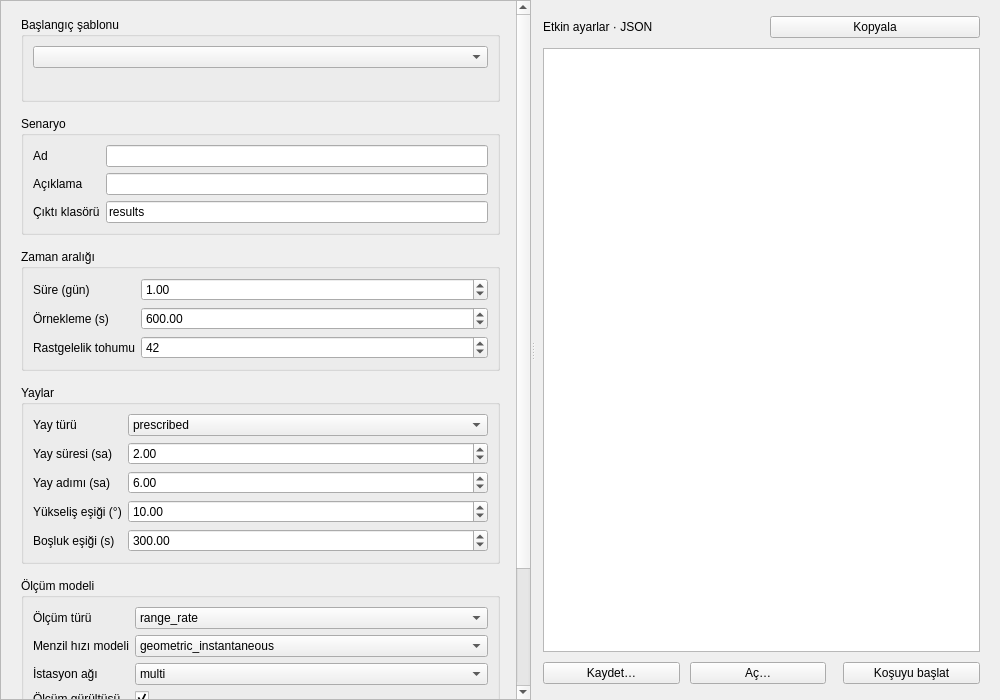
<?xml version="1.0" encoding="UTF-8"?>
<ui version="4.0">
 <class>ScenarioBuilderPage</class>
 <widget class="QWidget" name="ScenarioBuilderPage">
  <property name="geometry">
   <rect><x>0</x><y>0</y><width>1000</width><height>700</height></rect>
  </property>
  <layout class="QHBoxLayout" name="mainLayout">
   <property name="spacing"><number>0</number></property>
   <property name="leftMargin"><number>0</number></property>
   <property name="topMargin"><number>0</number></property>
   <property name="rightMargin"><number>0</number></property>
   <property name="bottomMargin"><number>0</number></property>
   <item>
    <widget class="QSplitter" name="splitter">
     <property name="orientation"><enum>Qt::Horizontal</enum></property>
     <widget class="QScrollArea" name="formScroll">
      <property name="widgetResizable"><bool>true</bool></property>
      <property name="minimumWidth"><number>380</number></property>
      <property name="maximumWidth"><number>520</number></property>
      <widget class="QWidget" name="formContents">
       <layout class="QVBoxLayout" name="formLayout">
        <property name="spacing"><number>14</number></property>
        <property name="leftMargin"><number>20</number></property>
        <property name="topMargin"><number>16</number></property>
        <property name="rightMargin"><number>16</number></property>
        <property name="bottomMargin"><number>16</number></property>
        <item>
         <widget class="QGroupBox" name="presetsGroup">
          <property name="title"><string>Başlangıç şablonu</string></property>
          <layout class="QVBoxLayout" name="presetsLayout">
           <property name="spacing"><number>8</number></property>
           <item>
            <widget class="QComboBox" name="presetCombo">
             <property name="toolTip"><string>Hazır bir senaryo şablonuyla başlayın</string></property>
            </widget>
           </item>
           <item>
            <widget class="QLabel" name="presetDescLabel">
             <property name="text"><string></string></property>
             <property name="wordWrap"><bool>true</bool></property>
                         </widget>
           </item>
          </layout>
         </widget>
        </item>
        <item>
         <widget class="QGroupBox" name="identityGroup">
          <property name="title"><string>Senaryo</string></property>
          <layout class="QFormLayout" name="identityFormLayout">
           <item row="0" column="0"><widget class="QLabel" name="nameLabel"><property name="text"><string>Ad</string></property></widget></item>
           <item row="0" column="1"><widget class="QLineEdit" name="nameEdit"><property name="toolTip"><string>Çıktı dosya adlarında kullanılan kısa ad (harf, rakam, _ . -)</string></property></widget></item>
           <item row="1" column="0"><widget class="QLabel" name="descLabel"><property name="text"><string>Açıklama</string></property></widget></item>
           <item row="1" column="1"><widget class="QLineEdit" name="descEdit"></widget></item>
           <item row="2" column="0"><widget class="QLabel" name="outputDirLabel"><property name="text"><string>Çıktı klasörü</string></property></widget></item>
           <item row="2" column="1"><widget class="QLineEdit" name="outputDirEdit"><property name="text"><string>results</string></property></widget></item>
          </layout>
         </widget>
        </item>
        <item>
         <widget class="QGroupBox" name="timeGroup">
          <property name="title"><string>Zaman aralığı</string></property>
          <layout class="QFormLayout" name="timeFormLayout">
           <item row="0" column="0"><widget class="QLabel" name="durationLabel"><property name="text"><string>Süre (gün)</string></property></widget></item>
           <item row="0" column="1"><widget class="QDoubleSpinBox" name="durationSpin"><property name="minimum"><double>0.1</double></property><property name="maximum"><double>365.0</double></property><property name="singleStep"><double>0.5</double></property><property name="value"><double>1.0</double></property><property name="toolTip"><string>Benzetim süresi, gün</string></property></widget></item>
           <item row="1" column="0"><widget class="QLabel" name="stepLabel"><property name="text"><string>Örnekleme (s)</string></property></widget></item>
           <item row="1" column="1"><widget class="QDoubleSpinBox" name="stepSpin"><property name="minimum"><double>10.0</double></property><property name="maximum"><double>3600.0</double></property><property name="singleStep"><double>60.0</double></property><property name="value"><double>600.0</double></property><property name="toolTip"><string>Kaydedilen durum örnekleri arasındaki süre, saniye</string></property></widget></item>
           <item row="2" column="0"><widget class="QLabel" name="seedLabel"><property name="text"><string>Rastgelelik tohumu</string></property></widget></item>
           <item row="2" column="1"><widget class="QDoubleSpinBox" name="seedSpin"><property name="decimals"><number>0</number></property><property name="minimum"><double>0</double></property><property name="maximum"><double>4294967295</double></property><property name="value"><double>42</double></property><property name="toolTip"><string>Gürültü ve başlangıç sapması için tohum (0 … 2³²−1)</string></property></widget></item>
          </layout>
         </widget>
        </item>
        <item>
         <widget class="QGroupBox" name="arcGroup">
          <property name="title"><string>Yaylar</string></property>
          <layout class="QFormLayout" name="arcFormLayout">
           <item row="0" column="0"><widget class="QLabel" name="arcModeLabel"><property name="text"><string>Yay türü</string></property></widget></item>
           <item row="0" column="1">
            <widget class="QComboBox" name="arcModeCombo">
             <item><property name="text"><string>prescribed</string></property></item>
             <item><property name="text"><string>visibility</string></property></item>
             <property name="toolTip"><string>Sabit aralıklı: belirli süre ve adımla yaylar. Görünürlüğe göre: SPICE görünürlük pencerelerinden yaylar.</string></property>
            </widget>
           </item>
           <item row="1" column="0"><widget class="QLabel" name="arcDurLabel"><property name="text"><string>Yay süresi (sa)</string></property></widget></item>
           <item row="1" column="1"><widget class="QDoubleSpinBox" name="arcDurSpin"><property name="minimum"><double>0.5</double></property><property name="maximum"><double>48.0</double></property><property name="singleStep"><double>0.5</double></property><property name="value"><double>2.0</double></property><property name="toolTip"><string>Her sabit yayın uzunluğu, saat</string></property></widget></item>
           <item row="2" column="0"><widget class="QLabel" name="arcStrideLabel"><property name="text"><string>Yay adımı (sa)</string></property></widget></item>
           <item row="2" column="1"><widget class="QDoubleSpinBox" name="arcStrideSpin"><property name="minimum"><double>0.5</double></property><property name="maximum"><double>48.0</double></property><property name="singleStep"><double>0.5</double></property><property name="value"><double>6.0</double></property><property name="toolTip"><string>Ardışık yay başlangıçları arasındaki süre, saat</string></property></widget></item>
           <item row="3" column="0"><widget class="QLabel" name="elevMaskLabel"><property name="text"><string>Yükseliş eşiği (°)</string></property></widget></item>
           <item row="3" column="1"><widget class="QDoubleSpinBox" name="elevMaskSpin"><property name="minimum"><double>0.0</double></property><property name="maximum"><double>45.0</double></property><property name="singleStep"><double>1.0</double></property><property name="value"><double>10.0</double></property><property name="toolTip"><string>Ölçüm için gereken en düşük istasyon yükselişi, derece</string></property></widget></item>
           <item row="4" column="0"><widget class="QLabel" name="gapThreshLabel"><property name="text"><string>Boşluk eşiği (s)</string></property></widget></item>
           <item row="4" column="1"><widget class="QDoubleSpinBox" name="gapThreshSpin"><property name="minimum"><double>0.0</double></property><property name="maximum"><double>3600.0</double></property><property name="singleStep"><double>30.0</double></property><property name="value"><double>300.0</double></property><property name="toolTip"><string>Tek yayda birleştirilecek en uzun görünürlük boşluğu, saniye</string></property></widget></item>
          </layout>
         </widget>
        </item>
        <item>
         <widget class="QGroupBox" name="measGroup">
          <property name="title"><string>Ölçüm modeli</string></property>
          <layout class="QFormLayout" name="measFormLayout">
           <item row="0" column="0"><widget class="QLabel" name="measTypeLabel"><property name="text"><string>Ölçüm türü</string></property></widget></item>
           <item row="0" column="1">
            <widget class="QComboBox" name="measTypeCombo">
             <item><property name="text"><string>range_rate</string></property></item>
             <item><property name="text"><string>position</string></property></item>
             <property name="toolTip"><string>Menzil ve açılar: [menzil, azimut, yükseliş]. Menzil hızı eklenince ayrıca menzil hızı kanalı ölçülür.</string></property>
            </widget>
           </item>
           <item row="1" column="0"><widget class="QLabel" name="rrPhysicsLabel"><property name="text"><string>Menzil hızı modeli</string></property></widget></item>
           <item row="1" column="1">
            <widget class="QComboBox" name="rrPhysicsCombo">
             <item><property name="text"><string>geometric_instantaneous</string></property></item>
             <item><property name="text"><string>two_way_counted_doppler</string></property></item>
             <property name="toolTip"><string>İki yönlü sayılmış Doppler: gidiş-dönüş ışık zamanlı Doppler (ortam ve saat düzeltmesi yok)</string></property>
            </widget>
           </item>
           <item row="2" column="0"><widget class="QLabel" name="networkLabel"><property name="text"><string>İstasyon ağı</string></property></widget></item>
           <item row="2" column="1">
            <widget class="QComboBox" name="networkCombo">
             <item><property name="text"><string>multi</string></property></item>
             <item><property name="text"><string>single</string></property></item>
             <item><property name="text"><string>dsn</string></property></item>
             <item><property name="text"><string>itu</string></property></item>
            </widget>
           </item>
           <item row="3" column="0"><widget class="QLabel" name="noiseLabel"><property name="text"><string>Ölçüm gürültüsü</string></property></widget></item>
           <item row="3" column="1"><widget class="QCheckBox" name="noiseCheck"><property name="checked"><bool>true</bool></property><property name="toolTip"><string>Sentetik ölçümlere gerçekçi gürültü ekle</string></property></widget></item>
          </layout>
         </widget>
        </item>
        <item>
         <widget class="QGroupBox" name="estimatorGroup">
          <property name="title"><string>Kestirici</string></property>
          <layout class="QFormLayout" name="estimatorFormLayout">
           <item row="0" column="0"><widget class="QLabel" name="estimatorLabel"><property name="text"><string>Yöntem</string></property></widget></item>
           <item row="0" column="1">
            <widget class="QComboBox" name="estimatorCombo">
             <item><property name="text"><string>bls_lm</string></property></item>
             <item><property name="text"><string>ukf</string></property></item>
             <item><property name="text"><string>srif</string></property></item>
             <property name="toolTip"><string>BLS-LM ve SRIF her yayın ölçümlerini birlikte çözer; SR-UKF her ölçümde sırayla günceller.</string></property>
            </widget>
           </item>
           <item row="1" column="0"><widget class="QLabel" name="startModeLabel"><property name="text"><string>Başlangıç</string></property></widget></item>
           <item row="1" column="1">
            <widget class="QComboBox" name="startModeCombo">
             <item><property name="text"><string>cold</string></property></item>
             <item><property name="text"><string>hot</string></property></item>
             <item><property name="text"><string>formal</string></property></item>
             <item><property name="text"><string>sqrt_formal</string></property></item>
             <property name="toolTip"><string>Soğuk: her yay bağımsız başlar. Sıcak: önceki yayın durumu taşınır. Formal: kovaryans da aktarılır.</string></property>
            </widget>
           </item>
          </layout>
         </widget>
        </item>
        <item><spacer><property name="orientation"><enum>Qt::Vertical</enum></property></spacer></item>
       </layout>
      </widget>
     </widget>
     <widget class="QFrame" name="previewPanel">
      <property name="frameShape"><enum>QFrame::NoFrame</enum></property>
      <layout class="QVBoxLayout" name="previewLayout">
       <property name="leftMargin"><number>8</number></property>
       <property name="topMargin"><number>16</number></property>
       <property name="rightMargin"><number>20</number></property>
       <property name="bottomMargin"><number>16</number></property>
       <property name="spacing"><number>10</number></property>
       <item>
        <layout class="QHBoxLayout" name="previewHeaderLayout">
         <item><widget class="QLabel" name="jsonLabel"><property name="text"><string>Etkin ayarlar · JSON</string></property></widget></item>
         <item><spacer><property name="orientation"><enum>Qt::Horizontal</enum></property></spacer></item>
         <item>
          <widget class="QPushButton" name="copyJsonBtn">
           <property name="text"><string>Kopyala</string></property>
           <property name="objectName"><string>flatButton</string></property>
          </widget>
         </item>
        </layout>
       </item>
       <item stretch="1">
        <widget class="QPlainTextEdit" name="jsonPreview">
         <property name="readOnly"><bool>true</bool></property>
        </widget>
       </item>
       <item>
        <layout class="QHBoxLayout" name="actionButtonsLayout">
         <item>
          <widget class="QPushButton" name="exportJsonBtn">
           <property name="text"><string>Kaydet…</string></property>
           <property name="objectName"><string>primaryButton</string></property>
          </widget>
         </item>
         <item>
          <widget class="QPushButton" name="importJsonBtn">
           <property name="text"><string>Aç…</string></property>
          </widget>
         </item>
         <item><spacer><property name="orientation"><enum>Qt::Horizontal</enum></property></spacer></item>
         <item>
          <widget class="QPushButton" name="runScenarioBtn">
           <property name="text"><string>Koşuyu başlat</string></property>
           <property name="objectName"><string>successButton</string></property>
           <property name="toolTip"><string>Formu yeni koşu kimliğiyle kaydet ve Çalıştır sayfasında başlat</string></property>
          </widget>
         </item>
        </layout>
       </item>
      </layout>
     </widget>
    </widget>
   </item>
  </layout>
 </widget>
 <resources/>
 <connections/>
</ui>
